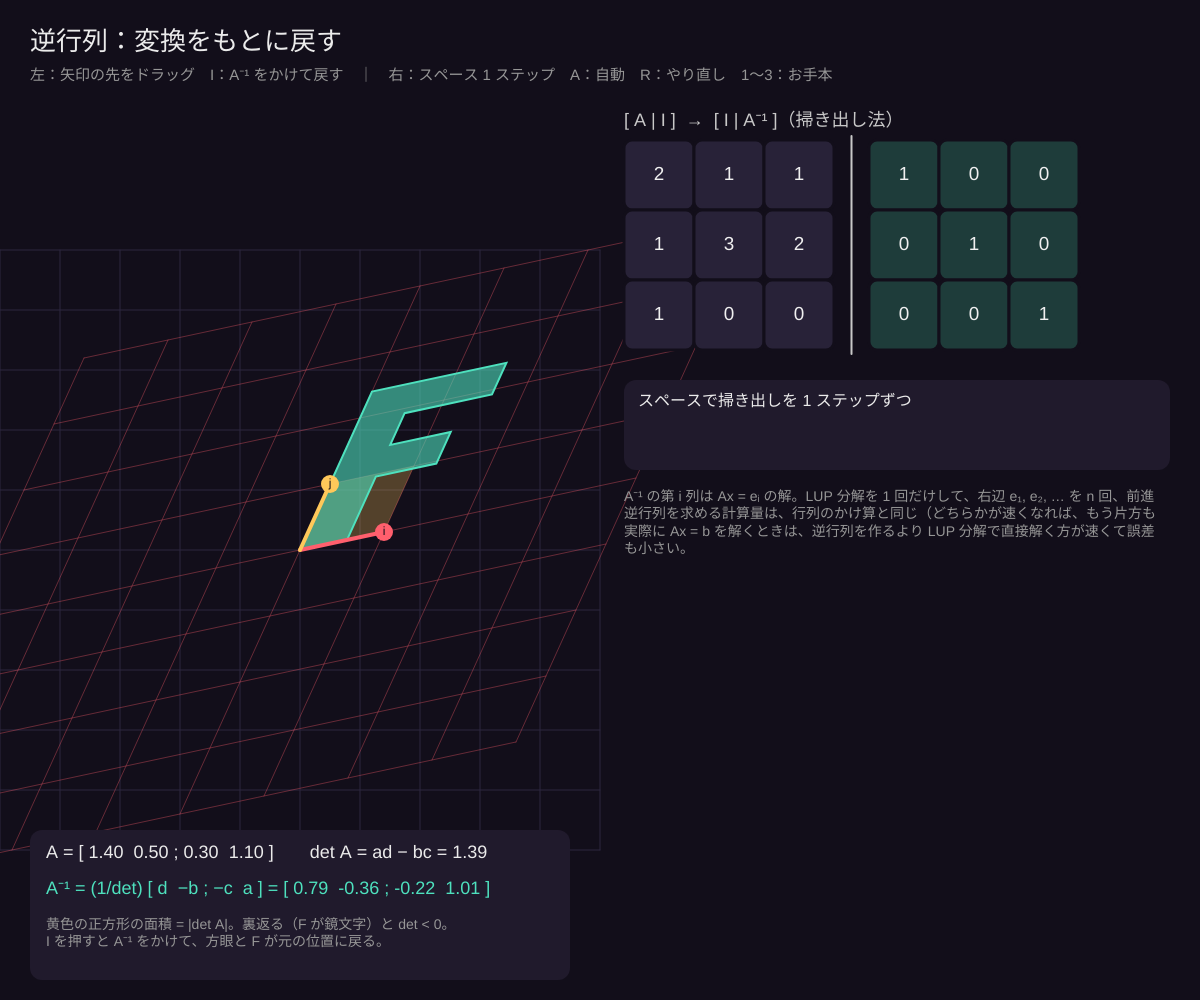
Frame 1 (no input)
Frame 60 (no input): identical to frame 1, image omitted
Frame 120 (the mouse pressed at the canvas centre since frame 60): identical to frame 1, image omitted

The p5.js sketch that drew this single still picture (run headless with seeded random() and noise() and a simulated clock; from frame 60 on, the mouse is pressed at the canvas centre):

// p5.js sketch
// ── sketch.js
// ============================================
// 01 逆行列：変換を「もとに戻す」行列
// 左：2×2 行列 A は平面の変形。2 本の矢印（基底）をドラッグして A を決める。I で A⁻¹ をかけて元に戻す
// 右：3×3 の [A | I] を掃き出して [I | A⁻¹] にする（LUP 分解を 1 回して右辺を n 回解くやり方でも、中身は同じ）
// ドラッグ：矢印の先 / I：逆変換アニメ / スペース：掃き出し 1 ステップ / A：自動 / R：やり直し
// 1：整数で割り切れる例  2：ランダム  3：特異行列（逆行列なし）
// ============================================

let unit = 60;    // ★ 左の方眼 1 マスのピクセル数
let speed = 40;   // ★ 自動再生の間隔（フレーム）

let a = 1.4, b = 0.5, c = 0.3, d = 1.1; // A = [[a, b], [c, d]]
let dragging = null, back = 0, backTarget = 0;
let shapeF = [[0, 0], [0, 3], [2, 3], [2, 2.4], [0.7, 2.4], [0.7, 1.8], [1.6, 1.8], [1.6, 1.2], [0.7, 1.2], [0.7, 0]];

let G, runner, gmsg = '', ghi = {}, gdone = false, auto = false, timer = 0, preset = 1;
const PRE = { 1: [[2, 1, 1], [1, 3, 2], [1, 0, 0]], 3: [[1, 2, 3], [4, 5, 6], [7, 8, 9]] };

function setup() {
  createCanvas(windowWidth, windowHeight);
  textWrap(CHAR); // 日本語を文字単位で折り返す
  loadG(1);
}

function loadG(k) {
  preset = k;
  let A = k === 2 ? [0, 1, 2].map(() => [0, 1, 2].map(() => floor(random(-5, 6)))) : PRE[k].map(r => r.slice());
  G = A.map((r, i) => r.concat([0, 1, 2].map(j => (i === j ? 1 : 0))));
  runner = gaussJordan(); gdone = false; ghi = {}; gmsg = 'スペースで掃き出しを 1 ステップずつ';
}

function* gaussJordan() {
  for (let k = 0; k < 3; k++) {
    let p = k;
    for (let i = k + 1; i < 3; i++) if (abs(G[i][k]) > abs(G[p][k])) p = i;
    if (abs(G[p][k]) < 1e-9) { ghi = { bad: k }; gmsg = `列 ${k + 1} が全部 0 → 特異行列。逆行列はない（det = 0）`; gdone = true; return; }
    if (p !== k) { [G[k], G[p]] = [G[p], G[k]]; ghi = { rows: [k, p] }; gmsg = `ピボットに絶対値最大の行を使うため、行 ${k + 1} と行 ${p + 1} を入れかえ`; yield; }
    let pv = G[k][k];
    for (let j = 0; j < 6; j++) G[k][j] /= pv;
    ghi = { row: k }; gmsg = `行 ${k + 1} を ${fmt(pv)} で割って、ピボットを 1 にする`; yield;
    for (let i = 0; i < 3; i++) if (i !== k) { let f = G[i][k]; for (let j = 0; j < 6; j++) G[i][j] -= f * G[k][j]; }
    ghi = { col: k }; gmsg = `ほかの行から行 ${k + 1} の何倍かを引いて、列 ${k + 1} をピボット以外 0 にする`; yield;
  }
  ghi = { inv: true }; gmsg = '左が単位行列 I になった → 右半分が A⁻¹。同じ操作を I にもしたので A⁻¹ が出てくる'; gdone = true;
}

function draw() {
  background(18, 14, 26);
  if (auto && !gdone && ++timer % speed === 0) runner.next();
  back = lerp(back, backTarget, 0.06);

  fill(235); noStroke(); textSize(26); textAlign(LEFT, BASELINE);
  text('逆行列：変換をもとに戻す', 30, 50);
  textSize(15); fill(150);
  text('左：矢印の先をドラッグ　I：A⁻¹ をかけて戻す　｜　右：スペース 1 ステップ　A：自動' + (auto ? '（中）' : '') + '　R：やり直し　1〜3：お手本', 30, 80);

  drawPlane(width * 0.25, height * 0.55);
  drawGauss(width * 0.52, 140);
}

function drawPlane(cx, cy) {
  let det = a * d - b * c;
  push(); translate(cx, cy);
  // 元の方眼
  stroke(45, 38, 62); strokeWeight(1);
  for (let k = -5; k <= 5; k++) { line(k * unit, -5 * unit, k * unit, 5 * unit); line(-5 * unit, k * unit, 5 * unit, k * unit); }
  // A で変形した方眼（戻すアニメ中は I に近づく）
  let M = blendA();
  stroke(255, 95, 109, 90);
  for (let k = -4; k <= 4; k++) {
    let p1 = tr(M, k, -4), p2 = tr(M, k, 4), p3 = tr(M, -4, k), p4 = tr(M, 4, k);
    line(p1[0], p1[1], p2[0], p2[1]); line(p3[0], p3[1], p4[0], p4[1]);
  }
  // 単位正方形の行き先（面積 = |det|）
  let q = [[0, 0], [1, 0], [1, 1], [0, 1]].map(([u, v]) => tr(M, u, v));
  fill(255, 200, 90, 70); noStroke(); beginShape(); for (let p of q) vertex(p[0], p[1]); endShape(CLOSE);
  // F の形
  fill(78, 225, 190, 150); stroke(78, 225, 190); strokeWeight(2);
  beginShape(); for (let [u, v] of shapeF) { let p = tr(M, u * 0.8, v * 0.8); vertex(p[0], p[1]); } endShape(CLOSE);
  // 基底ベクトル（ドラッグ用）
  arrowTo(a * unit, -c * unit, color(255, 95, 109), 'i');
  arrowTo(b * unit, -d * unit, color(255, 200, 90), 'j');
  pop();
  // 数字
  let ox = 30, oy = height - 170;
  fill(32, 26, 44); noStroke(); rect(ox, oy, width * 0.45, 150, 12);
  fill(235); textSize(18); textAlign(LEFT, TOP);
  text(`A = [ ${fmt(a)}  ${fmt(b)} ; ${fmt(c)}  ${fmt(d)} ]　　det A = ad − bc = ${fmt(det)}`, ox + 16, oy + 14);
  if (abs(det) < 0.05) { fill(255, 90, 90); text('det ≈ 0：平面が線につぶれる → 元に戻せない（逆行列なし）', ox + 16, oy + 50); }
  else {
    fill(78, 225, 190);
    text(`A⁻¹ = (1/det) [ d  −b ; −c  a ] = [ ${fmt(d / det)}  ${fmt(-b / det)} ; ${fmt(-c / det)}  ${fmt(a / det)} ]`, ox + 16, oy + 50);
  }
  fill(150); textSize(14);
  text('黄色の正方形の面積 = |det A|。裏返る（F が鏡文字）と det < 0。\nI を押すと A⁻¹ をかけて、方眼と F が元の位置に戻る。', ox + 16, oy + 88);
}

function blendA() { // back=0 なら A、back=1 なら単位行列
  return [lerp(a, 1, back), lerp(b, 0, back), lerp(c, 0, back), lerp(d, 1, back)];
}
function tr(M, u, v) { return [(M[0] * u + M[1] * v) * unit, -(M[2] * u + M[3] * v) * unit]; }
function arrowTo(x, y, col, label) {
  let s = 1 - back;
  x *= s; y *= s; if (back > 0.02) { x += back * (label === 'i' ? unit : 0); y += back * (label === 'j' ? -unit : 0); }
  stroke(col); strokeWeight(4); line(0, 0, x, y);
  noStroke(); fill(col); circle(x, y, 18);
  fill(18, 14, 26); textAlign(CENTER, CENTER); textSize(12); text(label, x, y);
}

function drawGauss(ox, oy) {
  let cs = min(70, (width - ox - 40) / 6.6);
  fill(200); noStroke(); textSize(18); textAlign(LEFT, BASELINE);
  text('[ A | I ]  →  [ I | A⁻¹ ]（掃き出し法）', ox, oy - 14);
  for (let i = 0; i < 3; i++) for (let j = 0; j < 6; j++) {
    let px = ox + j * cs + (j >= 3 ? cs * 0.5 : 0), py = oy + i * cs;
    let col = j < 3 ? color(40, 34, 56) : color(30, 60, 58);
    if (ghi.row === i) col = color(255, 200, 90, 180);
    if (ghi.col !== undefined && j === ghi.col) col = color(255, 95, 109, 160);
    if (ghi.rows && ghi.rows.includes(i)) col = color(120, 100, 200);
    if (ghi.inv && j >= 3) col = color(78, 225, 190, 200);
    if (ghi.bad !== undefined && j === ghi.bad && i >= ghi.bad) col = color(200, 50, 50);
    stroke(18, 14, 26); strokeWeight(3); fill(col); rect(px, py, cs, cs, 8);
    noStroke(); fill(240); textAlign(CENTER, CENTER); textSize(cs * 0.27); text(fmt(G[i][j]), px + cs / 2, py + cs / 2);
  }
  stroke(200); strokeWeight(2); line(ox + 3.25 * cs, oy - 4, ox + 3.25 * cs, oy + 3 * cs + 4);
  let my = oy + 3 * cs + 30;
  fill(32, 26, 44); noStroke(); rect(ox, my, width - ox - 30, 90, 12);
  fill(gdone ? color(78, 225, 190) : color(235)); textSize(16); textAlign(LEFT, TOP);
  text(gmsg, ox + 14, my + 14, width - ox - 60);
  fill(150); textSize(14);
  text('A⁻¹ の第 i 列は Ax = eᵢ の解。LUP 分解を 1 回だけして、右辺 e₁, e₂, … を n 回、前進代入・後退代入で解いてもよい（合計 Θ(n³)）。\n逆行列を求める計算量は、行列のかけ算と同じ（どちらかが速くなれば、もう片方も速くなる）。\n実際に Ax = b を解くときは、逆行列を作るより LUP 分解で直接解く方が速くて誤差も小さい。', ox, my + 110, width - ox - 40);
}

function mousePressed() {
  let cx = width * 0.25, cy = height * 0.55;
  let ix = cx + a * unit, iy = cy - c * unit, jx = cx + b * unit, jy = cy - d * unit;
  if (dist(mouseX, mouseY, ix, iy) < 20) dragging = 'i';
  else if (dist(mouseX, mouseY, jx, jy) < 20) dragging = 'j';
  if (dragging) { back = 0; backTarget = 0; }
}
function mouseDragged() {
  if (!dragging) return;
  let cx = width * 0.25, cy = height * 0.55;
  let u = round(((mouseX - cx) / unit) * 10) / 10, v = round((-(mouseY - cy) / unit) * 10) / 10;
  if (dragging === 'i') { a = u; c = v; } else { b = u; d = v; }
}
function mouseReleased() { dragging = null; }
function keyPressed() {
  if (key === 'i' || key === 'I') { if (abs(a * d - b * c) > 0.05) backTarget = backTarget ? 0 : 1; }
  if (key === ' ') { if (!gdone) runner.next(); }
  if (key === 'a' || key === 'A') auto = !auto;
  if (key === 'r' || key === 'R') loadG(preset);
  if (key >= '1' && key <= '3') loadG(int(key));
}
function fmt(v) { if (abs(v - round(v)) < 1e-9) return String(round(v)); return v.toFixed(2); }
function windowResized() { resizeCanvas(windowWidth, windowHeight); }

// ---------- やってみよう ----------
// 1. 矢印 i と j を同じ向きにそろえると？（det = 0、F が線につぶれる）
// 2. i と j を入れかえると F は鏡文字になる。det の符号を見る
// 3. 右の 1 で、A⁻¹ が整数になる理由を det から考える（det = −1）
